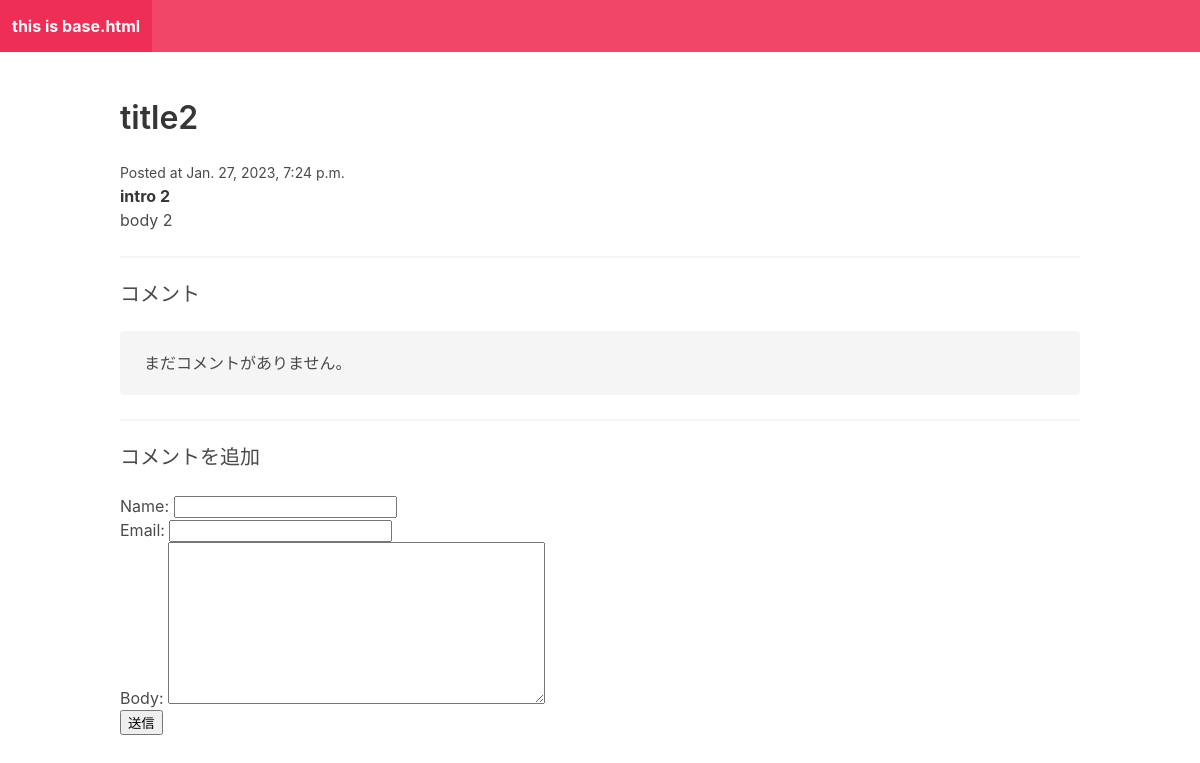
/slug2/, run on an earlier commit of the app's database.
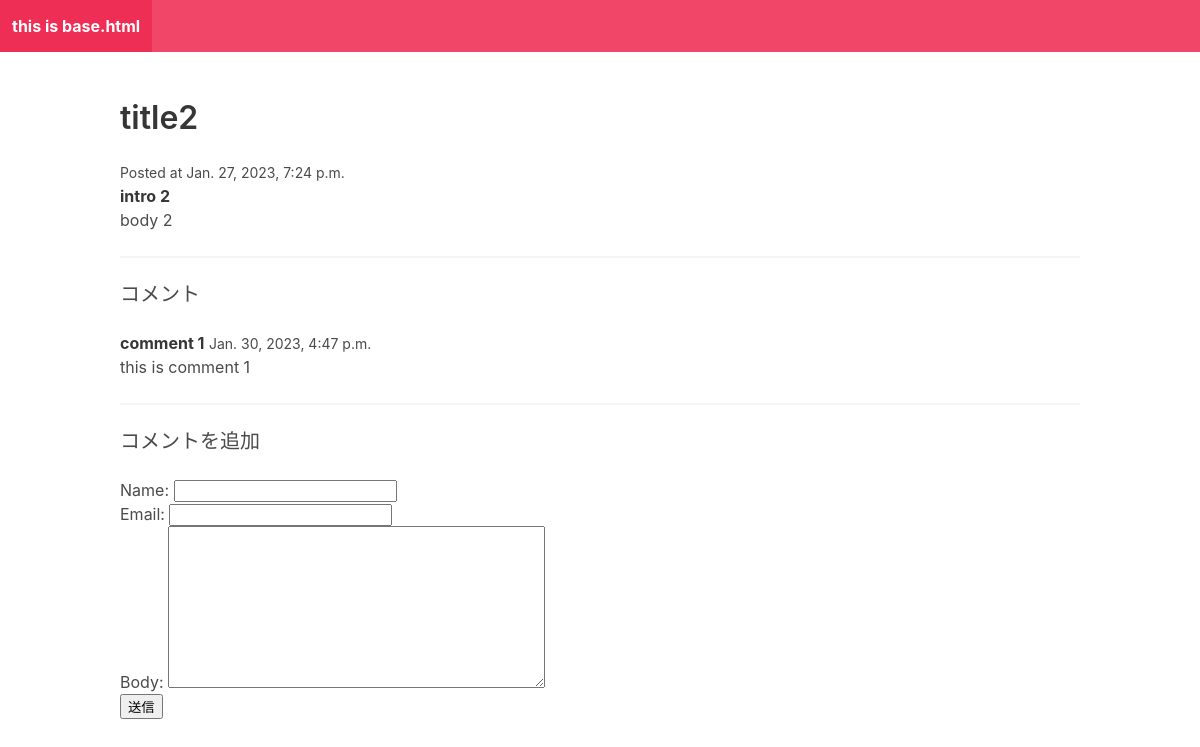
And on a later commit of the database.
### myApp/models.py (models this page shows)
class Comment(models.Model):
    post = models.ForeignKey(
        Post, related_name="comments", on_delete=models.CASCADE)
    name = models.CharField(max_length=255)
    email = models.EmailField()
    body = models.TextField()
    data_added = models.DateTimeField(auto_now_add=True)

### myApp/views.py (the view)
# urls.py: path("<slug:slug>/", post_detail, name="post_detail")
def post_detail(request, slug):  # slug格式是自己在 管理画面 填写的  要一致
    post = Post.objects.get(slug=slug)
    if request.method == "POST":
        form = CommentForm(request.POST)
        if form.is_valid():
            comment = form.save(commit=False)
            comment.post = post
            comment.save()
            return redirect("post_detail", slug=post.slug)  # 成功后重新跳转到详细页面 相当于刷新页面
    else:  # 不是 POST格式
        form = CommentForm()
    return render(request, "htmls/post_detail.html", {"post": post, "form": form})

### myApp/forms.py
class CommentForm(forms.ModelForm):#一个comment包含什么
    class Meta:
        model = Comment
        fields = ["name", "email", "body"]

### myApp/templates/htmls/post_detail.html (shortened to what this page needs)
{% extends "htmls/base.html" %}
{% block content %}
<h1 class="title">{{post.title}}</h1>
<small>Posted at {{post.data_added}}</small>
<p><strong>{{post.intro}}</strong></p>
<p>{{post.body}}</p>
<hr/>
<h2 class="subtitle">コメント</h2>
{% for comment in post.comments.all%}
<article class="media">
  <div class="media-content">
    <div class="content">
      <p>
        <strong>{{comment.name}}</strong> <small>{{comment.data_added}}</small>
        <br />
        {{comment.body}}
      </p>
    </div>
  </div>
</article>
{% empty %}
<div class="notification">
  <p>まだコメントがありません。</p>
</div>
{% endfor %}
<hr/>
<h2 class="subtitle">コメントを追加</h2>
<form action="." method="post">
  {{form.as_p}}
  <div class="field">
    <div class="control">
      <button class="111">送信</button>
    </div>
  </div>
</form>
{% endblock %}

What changed in the data, as far as the page shows it:
added Comment: name "comment 1", data_added "Jan. 30, 2023, 4:47 p.m.", body "this is comment 1"
Also different on the page:
text no longer shown: "まだコメントがありません。"
